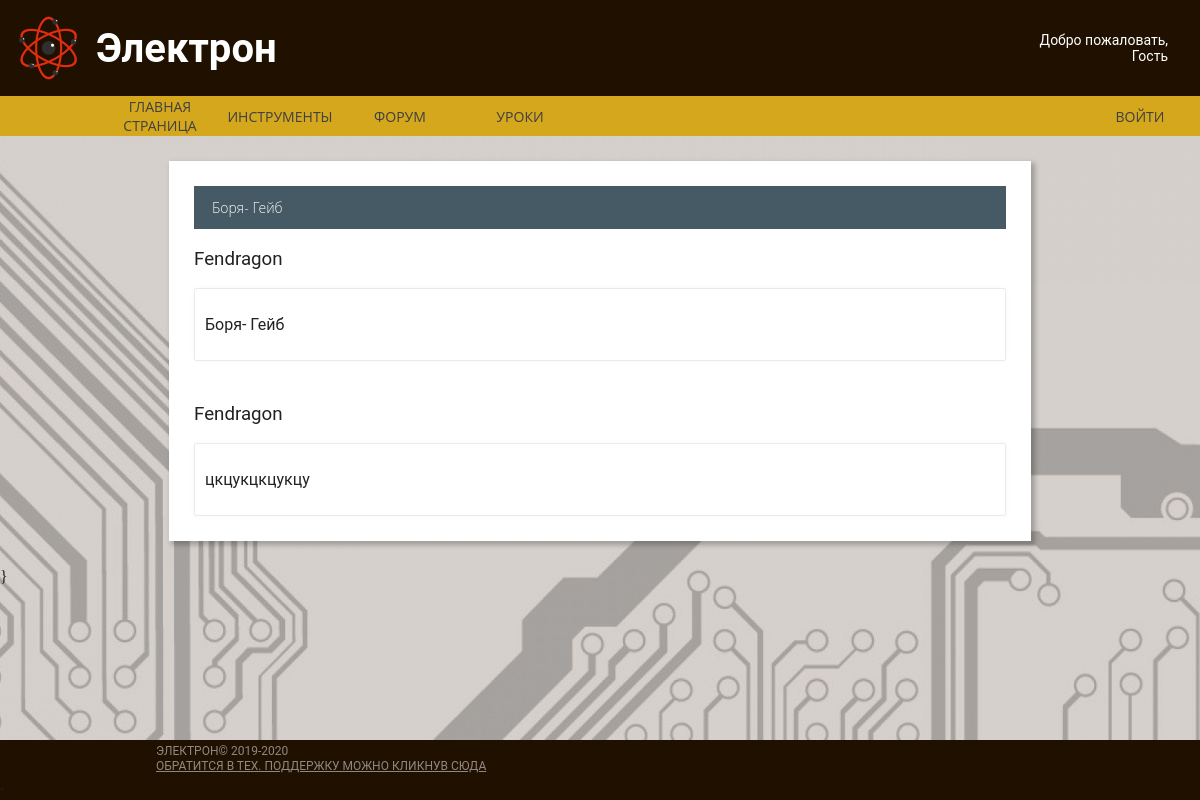
/forum/116, run on the app's committed database.
### Main/models.py (models this page shows, shortened)
class Article(models.Model):
    author_art = models.CharField("автор", max_length=70)
    name_art = models.CharField("название", max_length=100)
    text_art = models.TextField()
    sellf = models.CharField("curs", max_length=3)
    pub_date_art = models.DateTimeField(default=datetime.datetime.now())

class Commet(models.Model):
    article_com = models.ForeignKey(Article, on_delete=models.CASCADE)
    author_com = models.CharField("автор", max_length=70)
    text_com = models.TextField()
    pub_date_com = models.DateTimeField(default=datetime.datetime.now())

### Main/views.py (the view, shortened to what this page needs)
# urls.py: path('forum/<str:id>', article_detail.as_view(), name = "art_url"),
class article_detail(View):
    temp = "First/thread"
    def get(self, request, **kwargs):
        h = CheckCOOKIE(request)
        if 'ROOT' in request.COOKIES:
            g = request.COOKIES['ROOT']
        else:
            g = 'False'
        if 'id' in kwargs:
            art = get_object_or_404(Article, id__iexact=kwargs['id'])
            comment = Commet.objects.all()
            self.temp += '.html'
            return render(request, self.temp,
                          context={'Nick': h, "ROOT": g, "Article": art, 'comment': reversed(comment), "news": news()})

### Main/utils.py (called while the page is built)
def news():
    return reversed(News.objects.all())

def CheckCOOKIE(request):
    if "UserNick" in request.COOKIES:
        if request.COOKIES["UserNick"] != "":
            h = request.COOKIES["UserNick"]
        else:
            h = ""
    else:
        h = ""
    return h

### Main/templates/First/thread.html (shortened to what this page needs)
{% extends "First/Base_blok.html"%}
{% load static %}
{% block css %}
    <link rel="stylesheet" href="{% static 'css/normalize.css' %}">
    <link rel="stylesheet" href="{% static 'css/main.css' %}">
    <link rel="stylesheet" href="{% static 'css/forum.css' %}">
{% endblock %}
{% block content %}
<div class="container main-container">
    <div class="container generic">
        <h3 class="item sub-forum-title">{{Article.name_art}}</h3>
        <ol class="container thread-list">
            <h3 class="item comment-author">{{Article.author_art}}
            </h3>
            <li class="container thread">
                <p class="item comment-text"> {{Article.text_art}}
                </p>
            </li>
            {% for i in comment %}
                {% if i.article_com.name_art == Article.name_art %}
            <br><h3 class="item comment-author">{{i.author_com}}
            </h3>
            <li class="container thread">
                        <p class="item comment-text"> {{i.text_com}}
                        </p>
                    </li>
                {% endif %}
            {% endfor %}
        </ol>
    </div>
</div>
{% endblock %}

### Main/static/css/main.css (style rules this page uses)
html { color: #222; font-size: 1em; line-height: 1.4; }
.container { display: flex; flex-direction: column; flex-grow: 1; flex-shrink: 1; }
.item { font-family: Roboto, sans-serif; font-style: normal; font-weight: normal; line-height: normal; }
html, body { min-height: 100%; display: flex; flex-direction: column; }
body { background-image: url(/media/images/img/circutry.jpg); }
.main-container { flex: 1; flex-direction: row; margin-left: 12%; margin-right: 12%; padding: 25px; }
.generic { flex-shrink: 3; padding: 25px; background-color: #ffffff; box-shadow: 3px 3px 5px 1px rgba(0, 0, 0, 0.25); }

### Main/static/css/forum.css (style rules this page uses)
.sub-forum-title { font-family: Open Sans, sans-serif; display: block; font-size: 14px; font-weight: 200; line-height: 1.5; background-color: #455a64; margin: 0; color: #fafafa; padding: 11px 18px; }
.thread-list { list-style: none; margin: 0; padding: 0; }
.thread { flex-direction: row; box-shadow: 0 0 6px rgba(0, 0, 0, .03); border-color: #eaeaea; border-radius: 2px; border-style: solid; border-width: 1px; list-style: none; padding: 10px; align-items: center; }

### data on the page
Article: name_art "Боря- Гейб", author_art "Fendragon", text_art "Боря- Гейб"
Commet: author_com "Fendragon", text_com "цкцукцкцукцу"
